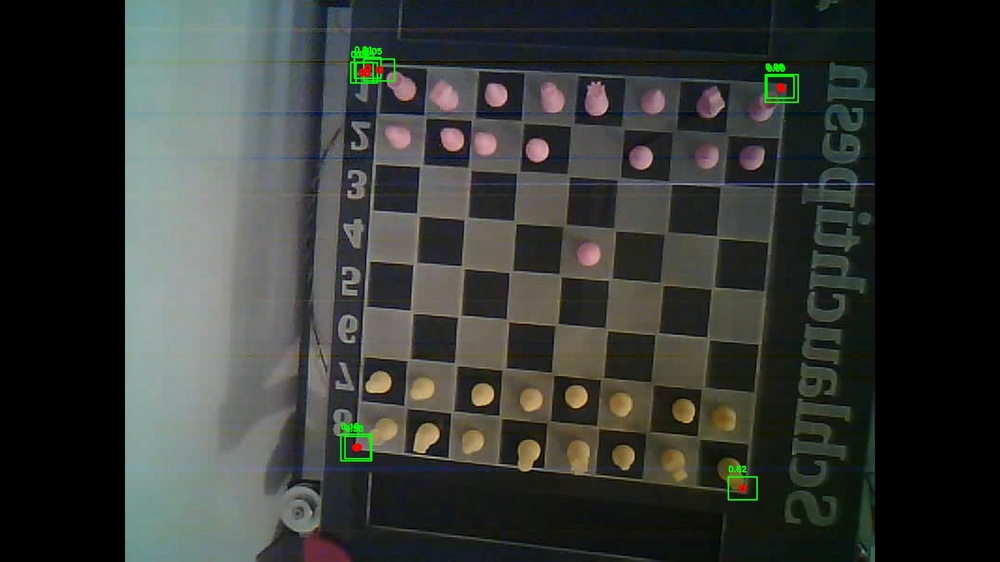
#> input picture Computer Vision/Board_Detector_Debug/Debug_Raw_YOLO_Detections.jpg, 1000 x 562 px, shrunk from 1920 x 1080 before the run
$ python -i ChessboardSquareExtractor.py   (imports and definitions only)
#> lines starting #> are read from the running program, lines starting #| are printed output that depends on the picture; after the words box and inside, x2 and y2 are one past the last pixel; in counts of white or black regions, pixels touching at a corner belong together
### Computer Vision/Wrapper_Decorators.py
import functools
import time

# =============================================
#               DECORATOR UTILS
# =============================================
def debug_entry_exit_method(level: int = 1):
    """
    A method decorator that logs entering and exiting the decorated method.

    Args:
        level (int): Logging level threshold. Only methods with a level
            <= the debugger's configured level will be logged.
    """
    def decorator(func):
        @functools.wraps(func)
        def wrapper(self, *args, **kwargs):
            # Attempt to log entering if 'debugger' is accessible.
            if hasattr(self, "debugger"):
                self.debugger.log(f"Entering {func.__name__}", level)
            result = func(self, *args, **kwargs)
            # Attempt to log exiting if 'debugger' is accessible.
            if hasattr(self, "debugger"):
                self.debugger.log(f"Exiting {func.__name__}", level)
            return result
        return wrapper
    return decorator

# [20 lines left out: function timeit_method, not called in this run]

### Computer Vision/ChessboardSquareExtractor.py
import os
import cv2
import numpy as np
from typing import Dict, Tuple

from Wrapper_Decorators import debug_entry_exit_method


# =============================================
#     CHESSBOARD (GRID) SQUARE EXTRACTION
# =============================================
class ChessboardSquareExtractor:
    """
    Splits a chessboard (or any grid) image into individual cells by detecting
    the green grid lines. This assumes:
      1) The chessboard is on a black background (pure zeros).
      2) Bright green lines are drawn on the board.
    """
    def __init__(self,
                 save_directory: str = "Predictions",
                 columns: int = 8,
                 rows: int = 8) -> None:
        """
        Args:
            save_directory (str): Directory to save extracted squares.
            columns (int): Number of columns on the board (e.g., 8 for standard chess).
            rows (int): Number of rows on the board (e.g., 8 for standard chess).
        """
        self.save_directory = save_directory
        os.makedirs(self.save_directory, exist_ok=True)

        # If using standard chess, we'll label columns as A..H, rows as 1..8, etc.
        # Adjust if you prefer different labeling or a bigger board.
        self.column_labels = [chr(ord('A') + i) for i in range(columns)]
        self.row_labels = [str(i + 1) for i in range(rows)]
        # We expect (columns + 1) vertical lines, (rows + 1) horizontal lines.
        self.expected_vertical_lines = columns + 1
        self.expected_horizontal_lines = rows + 1

    @debug_entry_exit_method(level=2)
    def extract_squares(self, image: np.ndarray) -> Dict[str, np.ndarray]:
        """
        Extracts each square from the given image, which must have:
         - black background (pixels = 0)
         - green grid lines drawn on the board.

        Steps:
          1) Crop out black padding.
          2) Create a mask of the green lines.
          3) Morphologically separate horizontal and vertical lines.
          4) Find coordinates of these lines.
          5) Slice out each cell between consecutive lines.
          6) Label each cell ("A1", "B1", etc.) and save to disk.

        Args:
            image (np.ndarray): BGR image with black background and green lines.

        Returns:
            Dict[str, np.ndarray]: A dictionary mapping square-label (e.g. 'A1')
                                   to the sub-image (square).
        """
        # 1) Crop black border
        board_img = self._crop_black_border(image)

        # 2) Create mask for green lines
        green_mask = self._get_green_mask(board_img)

        cv2.imshow("Green Mask", green_mask)
        cv2.waitKey(0)


        # 3) Separate into horizontal and vertical line masks
        horizontal_lines, vertical_lines = self._split_lines(green_mask)

        # 4) Get y-coordinates for horizontal lines, x-coordinates for vertical lines
        y_coords = self._find_line_coordinates(horizontal_lines, axis='horizontal')
        x_coords = self._find_line_coordinates(vertical_lines, axis='vertical')

        # 5) Slice out each square
        squares = self._slice_squares(board_img, x_coords, y_coords)

        # 6) Save each square and return dictionary
        for label, sq in squares.items():
            out_path = os.path.join(self.save_directory, f"Square_{label}.jpg")
            cv2.imwrite(out_path, sq)

        return squares

    # -------------------------------------------------------------------------
    #                         Helper methods
    # -------------------------------------------------------------------------
    def _crop_black_border(self, image: np.ndarray) -> np.ndarray:
        """
        Finds the bounding box of non-zero pixels in `image` and returns a cropped sub-image.
        Assumes pure-black background is truly 0.
        """
        gray = cv2.cvtColor(image, cv2.COLOR_BGR2GRAY)
        # Locate all non-black (non-zero) points
        coords = cv2.findNonZero(gray)
        if coords is None:
            # If nothing but black, return as-is
            return image

        x, y, w, h = cv2.boundingRect(coords)
        return image[y:y+h, x:x+w]

    def _get_green_mask(self, board_img: np.ndarray) -> np.ndarray:
        """
        Threshold the board image in RGB to isolate the bright green lines.
        """

        # Adjust these bounds based on your actual green color
        lower_green = np.array([0, 255, 0], dtype=np.uint8)
        upper_green = np.array([0, 255, 0], dtype=np.uint8)

        mask = cv2.inRange(board_img, lower_green, upper_green)
        return mask

    def _split_lines(self, green_mask: np.ndarray) -> Tuple[np.ndarray, np.ndarray]:
        """
        Use morphology to separate horizontal and vertical lines.
        """
        # For horizontal lines (wide kernel, 1-pixel tall)
        horiz_kernel = cv2.getStructuringElement(cv2.MORPH_RECT, (30, 1))
        horizontal_lines = cv2.morphologyEx(green_mask, cv2.MORPH_OPEN, horiz_kernel)

        # For vertical lines (tall kernel, 1-pixel wide)
        vert_kernel = cv2.getStructuringElement(cv2.MORPH_RECT, (1, 30))
        vertical_lines = cv2.morphologyEx(green_mask, cv2.MORPH_OPEN, vert_kernel)

        return horizontal_lines, vertical_lines

    def _find_line_coordinates(self, bin_image: np.ndarray, axis: str) -> np.ndarray:
        """
        Given a binary mask of lines, return a sorted list of unique line coordinates.
        For axis='horizontal', return y-coordinates.
        For axis='vertical', return x-coordinates.
        """
        coords = []
        contours, _ = cv2.findContours(bin_image, cv2.RETR_EXTERNAL, cv2.CHAIN_APPROX_SIMPLE)
        for cnt in contours:
            x, y, w, h = cv2.boundingRect(cnt)
            if axis == 'horizontal':
                # The center row of the line
                line_coord = y + h // 2
            else:  # vertical
                # The center column of the line
                line_coord = x + w // 2
            coords.append(line_coord)

        coords.sort()

        # Merge near duplicates in case lines are thick or overlap
        merged = []
        min_gap = 5
        for c in coords:
            if not merged or abs(c - merged[-1]) > min_gap:
                merged.append(c)

        return np.array(merged, dtype=int)

    def _slice_squares(self,
                       board_img: np.ndarray,
                       x_coords: np.ndarray,
                       y_coords: np.ndarray) -> Dict[str, np.ndarray]:
        """
        Slices out each square using the sorted sets of x- and y-coordinates.
        Returns a dict { 'A1': cell_img, 'A2': cell_img, ... }.
        Assumes x_coords and y_coords each have one more line than there are squares.
        """
        squares = {}
        # For standard chess labeling, top row is '8' and bottom is '1'.
        # That means we invert row indexing.

        expected_h = self.expected_horizontal_lines  # e.g., 9 if 8 squares
        expected_v = self.expected_vertical_lines    # e.g., 9 if 8 squares

        # Basic check
        if len(x_coords) < expected_v or len(y_coords) < expected_h:
            print("[WARNING] The detected number of lines doesn't match the expected count. "
                  "Check your green mask or morphological settings.")

        # Number of squares in each dimension:
        # (e.g., if we have 9 lines horizontally, we have 8 squares tall)
        n_h_squares = len(y_coords) - 1
        n_v_squares = len(x_coords) - 1

        # We'll clamp to the lesser of what we found vs. what's expected
        n_h_squares = min(n_h_squares, len(self.row_labels))
        n_v_squares = min(n_v_squares, len(self.column_labels))

        for row_idx in range(n_h_squares):
            for col_idx in range(n_v_squares):
                y1 = y_coords[row_idx]
                y2 = y_coords[row_idx + 1]
                x1 = x_coords[col_idx]
                x2 = x_coords[col_idx + 1]

                # Crop the cell
                cell_img = board_img[y1:y2, x1:x2]

                # Build a label => columns left-to-right = A,B,C..., rows top-to-bottom = 8..1
                label_col = self.column_labels[col_idx]
                label_row = self.row_labels[n_h_squares - row_idx - 1]  # invert row indexing
                label = f"{label_col}{label_row}"

                squares[label] = cell_img

        return squares

>>> import cv2
>>> picture = cv2.imread('Board_Detector_Debug/Debug_Raw_YOLO_Detections.jpg')
#> picture is the input picture: shape (562, 1000, 3); mean B, G, R 53.6, 57, 53.9
>>> result = ChessboardSquareExtractor().extract_squares(picture)
#> in _crop_black_border, `gray = cv2.cvtColor(image, cv2.COLOR_BGR2GRAY)`:
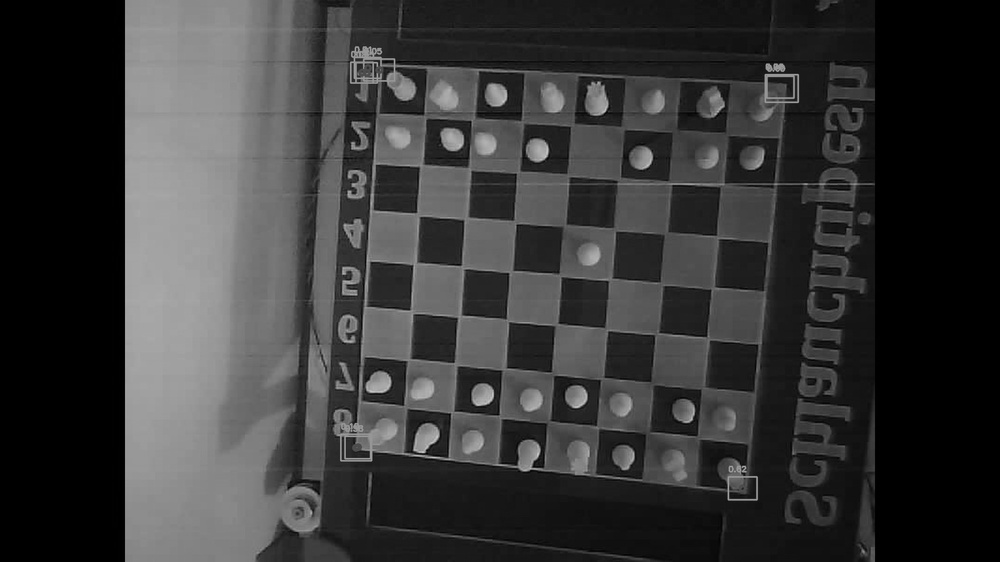
#> gray: shape (562, 1000); min 0, max 202, mean 55.7
#> in _crop_black_border, `coords = cv2.findNonZero(gray)`: coords = contour of 425921 points, box (x1, y1, x2, y2) (111, 0, 880, 562), area 977
#> in _crop_black_border, `x, y, w, h = cv2.boundingRect(coords)`: x = 111; y = 0; w = 769; h = 562
#> in _crop_black_border, `return image[y:y+h, x:x+w]`:
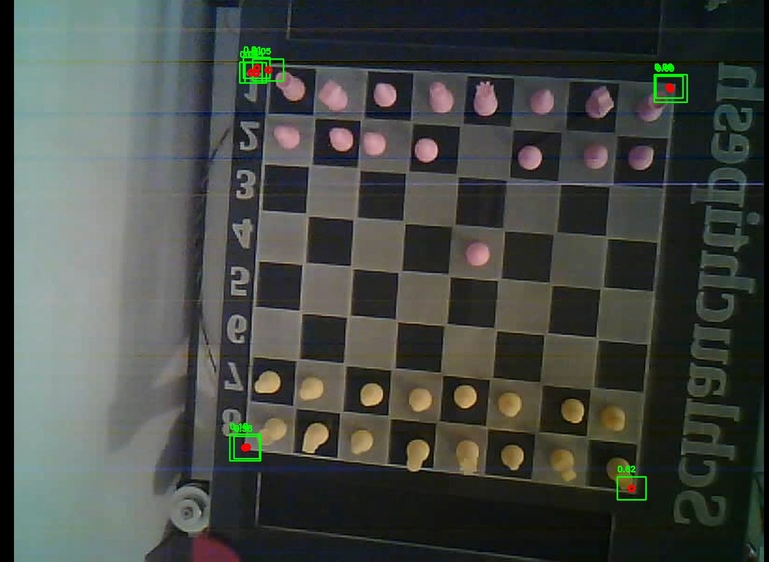
#> returned value: shape (562, 769, 3); mean of channels 0, 1, 2 69.7, 74.1, 70.1; drawn as B, G, R
#> in _get_green_mask, `mask = cv2.inRange(board_img, lower_green, upper_green)`: mask: shape (562, 769); every value is 0
#> in _find_line_coordinates, `contours, _ = cv2.findContours(bin_image, cv2.RETR_EXTERNAL, cv2.CHAIN..`: contours = []
#> in extract_squares, `y_coords = self._find_line_coordinates(horizontal_lines, axis='horizon..`: y_coords = empty array
#> in _slice_squares, `n_h_squares = len(y_coords) - 1`: n_h_squares = -1
#> after the loop in _slice_squares, `for row_idx in range(n_h_squares):`: squares = 0 items
#> result = 0 items
